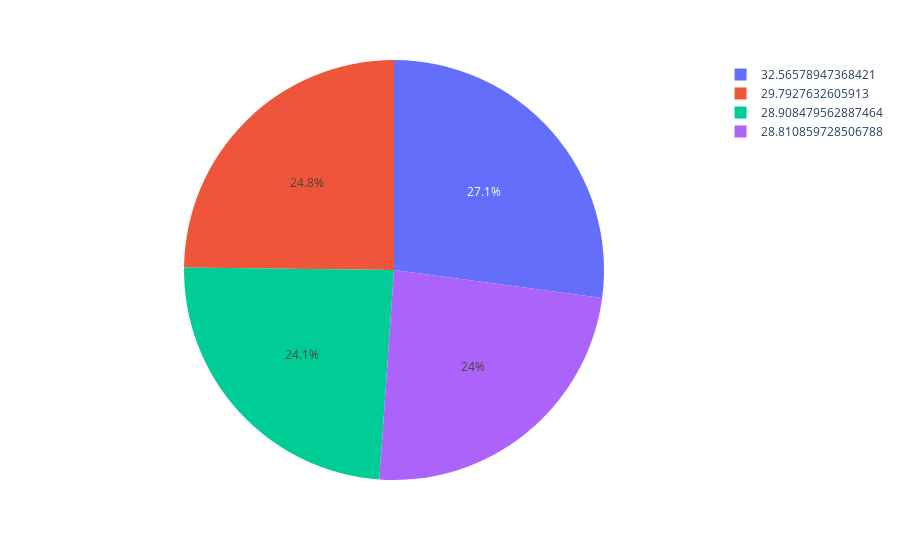

Here is the notebook cell this chart was saved with:
### Markdown cell above
# media da idade dos entregadores por cidade

### Code cell
df_aux = df1.loc[:, ['Delivery_person_Age', 'City']].groupby('City').mean().reset_index()
df_aux = df_aux.loc[df_aux['Delivery_person_Age'] != 'NaN', :]
df_aux['perc'] = df_aux['Delivery_person_Age'] / df_aux['Delivery_person_Age'].sum()

px.pie(df_aux, values='perc', names='Delivery_person_Age')

### Figure 1 — Plotly figure (JSON) as saved in the notebook; plotly's stock layout.template omitted (floating-point values rounded to 4 significant figures)
{"data": [{"domain": {"x": [0, 1], "y": [0, 1]}, "hovertemplate": "Delivery_person_Age=%{label}<br>perc=%{value}<extra></extra>", "labels": [29.79, 28.81, 32.57, 28.91], "legendgroup": "", "name": "", "showlegend": true, "type": "pie", "values": [0.2481, 0.2399, 0.2712, 0.2407]}], "layout": {"legend": {"tracegroupgap": 0}, "margin": {"t": 60}}}
